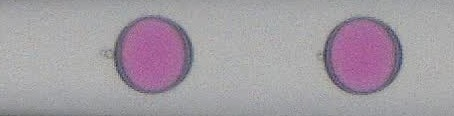
#> input picture data/Image1.jpg, 454 x 116 px, found by its file name
$ python autodetect.py
#> lines starting #> are read from the running program, lines starting #| are printed output that depends on the picture; after the words box and inside, x2 and y2 are one past the last pixel; in counts of white or black regions, pixels touching at a corner belong together
import cv2
import numpy as np
import matplotlib.pyplot as plt
from scipy.signal import find_peaks

# Step 1: 读取图像并转换为灰度图
img = cv2.imread("data/Image1.jpg")
#> img is the input picture: shape (116, 454, 3); mean B, G, R 162.8, 154.7, 162.7
gray = cv2.cvtColor(img, cv2.COLOR_BGR2GRAY)
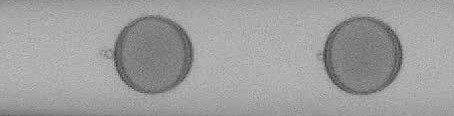
#> gray: shape (116, 454); min 40, max 197, mean 158

# Step 2: 计算灰度直方图
hist = cv2.calcHist([gray], [0], None, [256], [0, 256]).flatten()
#> hist = 256 values, max 2414 at index 172, min 0 at index 0, mean 205.7

# Step 3: 自动检测所有峰值
peaks, _ = find_peaks(hist, distance=10, prominence=100)
#> peaks = [126, 172]

# Step 4: 在每对相邻峰之间寻找谷值（最小值点）
valleys = []
for i in range(len(peaks) - 1):
    start, end = peaks[i], peaks[i+1]
    valley = np.argmin(hist[start:end]) + start
    valleys.append(valley)
#> this loop made 1 pass
#> (start, end, valley) on pass 1: (126, 172, 141)
#> after the loop, valleys = [141]

# Step 5: 选择最深谷值作为最佳阈值
valley_depths = [hist[peaks[i]] - hist[valleys[i]] for i in range(len(valleys))]
#> valley_depths = [411]
best_valley_index = np.argmax(valley_depths)
#> best_valley_index = 0
best_thresh = valleys[best_valley_index]
#> best_thresh = 141

# Step 6: 图像分割（灰度小于阈值为液滴）
mask = (gray < best_thresh).astype(np.uint8) * 255
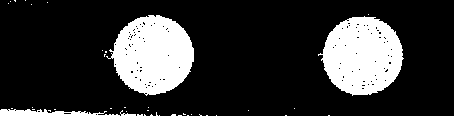
#> mask: shape (116, 454); 20% white; 41 white regions (37 under 20 px), largest, box (x1, y1, x2, y2) and area: (106, 15, 194, 96) 4956, (318, 16, 404, 96) 4921, (0, 109, 120, 116) 517, (120, 110, 136, 116) 37
# 反转 mask：白→黑，黑→白
inv = cv2.bitwise_not(mask)

# 找到所有连通域
num_labels, labels, stats, _ = cv2.connectedComponentsWithStats(inv)
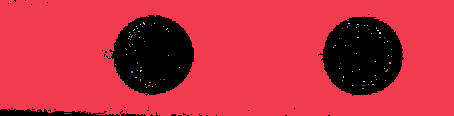
#> labels: shape (116, 454) int32; 99 distinct labels, from 0 to 98; one colour per label, 0 black
#> num_labels = 99; stats = 99 rows, first 6: [0, 0, 404, 116, 10524], [0, 0, 454, 116, 41988], [143, 22, 2, 3, 4], [154, 23, 1, 1, 1], [348, 23, 2, 1, 2], [140, 24, 1, 1, 1]

# 创建一个空白图，用于存放“洞”
holes = np.zeros_like(mask)

# 遍历所有连通域，保留那些被白色完全包围的区域
for i in range(1, num_labels):
    x, y, w, h, area = stats[i]
    # 如果连通域不接触边界，则它是一个“洞”
    if x > 0 and y > 0 and x + w < mask.shape[1] and y + h < mask.shape[0]:
        holes[labels == i] = 255
#> this loop made 98 passes
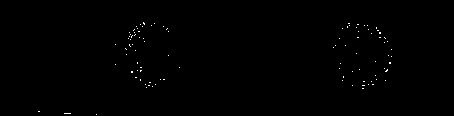
#> holes: shape (116, 454); 0.29% white in thin lines or dots, all inside (x1, y1, x2, y2) = (38, 22, 392, 115)

# 将洞填回白色区域
mask_filled = cv2.bitwise_or(mask, holes)
#> mask_filled: shape (116, 454); 20.3% white; 41 white regions (37 under 20 px), largest, box (x1, y1, x2, y2) and area: (106, 15, 194, 96) 5027, (318, 16, 404, 96) 4992, (0, 109, 120, 116) 527, (120, 110, 136, 116) 37


# Step 7: 可视化
fig, axs = plt.subplots(2, 2, figsize=(12, 10))

# Step A: 连通域分析（只保留两个最大连通域）
num_labels, labels, stats, _ = cv2.connectedComponentsWithStats(mask_filled)
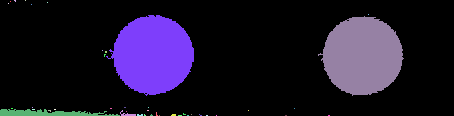
#> labels: shape (116, 454) int32; 42 distinct labels, from 0 to 41; one colour per label, 0 black
#> num_labels = 42; stats = 42 rows, first 6: [0, 0, 454, 116, 41988], [10, 1, 1, 1, 1], [14, 0, 2, 2, 3], [25, 0, 1, 1, 1], [8, 3, 1, 1, 1], [47, 2, 1, 1, 1]

areas = stats[1:, cv2.CC_STAT_AREA]
#> areas = 41 values, max 5027 at index 6, min 1 at index 0, mean 260.4
sorted_idx = np.argsort(areas)[::-1]
#> sorted_idx = 41 values, max 40 at index 22, min 0 at index 40, mean 20
keep_labels = sorted_idx[:2] + 1
#> keep_labels = [7, 9]

# Step B: 对每个连通域做最小外接圆（不会包含拖尾）
circles = []
for lbl in keep_labels:
    ys, xs = np.where(labels == lbl)
    pts = np.column_stack([xs, ys]).astype(np.float32)
    (cx, cy), r = cv2.minEnclosingCircle(pts)
    circles.append((cx, cy, r))
#> this loop made 2 passes
#> (lbl, cx, cy, r) on passes 1 to 2: (7, 149.7, 54.5, 43.76), (9, 360.5, 55.91, 42.55)
#> after the loop, circles = [(149.7, 54.5, 43.76), (360.5, 55.91, 42.55)]

# Step C: 可视化
vis = cv2.cvtColor(mask_filled, cv2.COLOR_GRAY2BGR)
for (cx, cy, r) in circles:
    cv2.circle(vis, (int(cx), int(cy)), int(r), (0,0,255), 2)
#> this loop made 2 passes
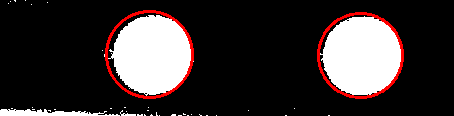
#> vis: shape (116, 454, 3); mean B, G, R 50.4, 50.4, 58.1

plt.figure(figsize=(8,6))
plt.imshow(vis)
plt.title("Droplets with Enclosing Circles (Tail Removed)")


# 原始灰度图
axs[0, 0].imshow(gray, cmap='gray')
axs[0, 0].set_title("Gray Image")
axs[0, 0].axis('off')

# 灰度直方图 + 标注峰和谷
axs[0, 1].plot(hist, color='black')
axs[0, 1].plot(peaks, hist[peaks], "ro", label="Peaks")
axs[0, 1].plot(valleys, hist[valleys], "bo", label="Valleys")
axs[0, 1].axvline(best_thresh, color='green', linestyle='--', label=f"Best Threshold = {best_thresh}")
axs[0, 1].set_title("Gray Histogram")
axs[0, 1].set_xlabel("Gray Level")
axs[0, 1].set_ylabel("Pixel Count")
axs[0, 1].legend()

# 分割掩膜
axs[1, 0].imshow(mask_filled, cmap='gray')
axs[1, 0].set_title("Segmentation Mask")
axs[1, 0].axis('off')

# 原图叠加分割结果
overlay = cv2.addWeighted(gray, 0.7, mask_filled, 0.3, 0)
axs[1, 1].imshow(overlay, cmap='gray')
axs[1, 1].set_title("Overlay Result")
axs[1, 1].axis('off')

plt.tight_layout()
plt.show()
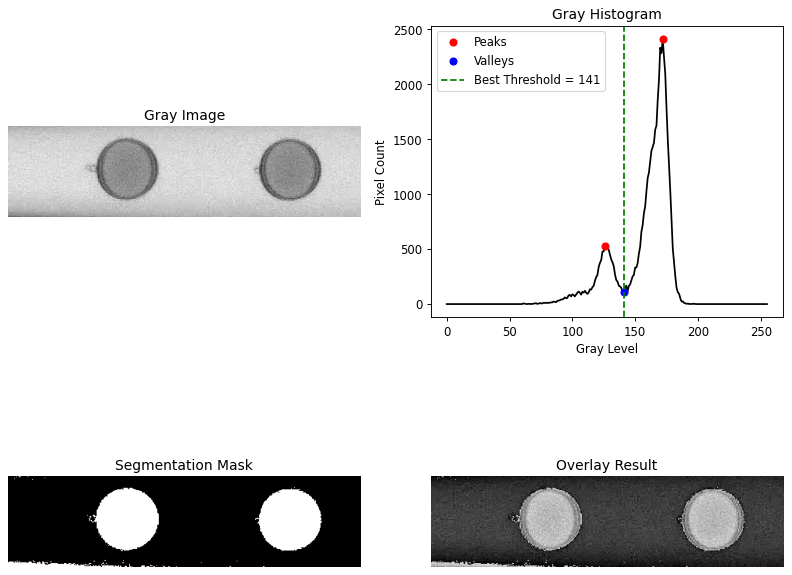
#> figure drawn by matplotlib, 4 panels; panel 2: curve peaks at x = 172, y = 2414

$ run again, with data/0%.jpg copied over data/Image1.jpg
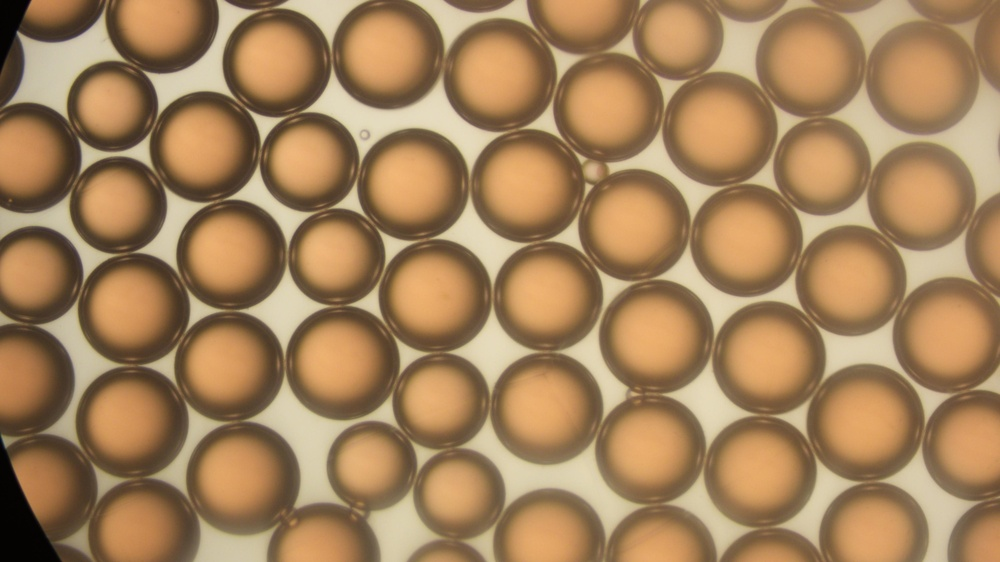
#> input picture data/0%.jpg, 1000 x 562 px, shrunk from 3840 x 2160 before the run, found by its file name
#> img is the input picture: shape (562, 1000, 3); mean B, G, R 91.4, 130.2, 164.4
#> hist = 256 values, max 5606 at index 176, min 0 at index 0, mean 2195.3
#> peaks = [3, 71, 103, 115, 137, 149, 176, 201, 217]
#> the loop `for i in range(len(peaks) - 1):` made 8 passes
#> (start, end, valley) on passes 1 to 8: (3, 71, 34), (71, 103, 75), (103, 115, 113), (115, 137, 136), (137, 149, 139), (149, 176, 150), (176, 201, 190), (201, 217, 215)
#> after the loop `for i in range(len(peaks) - 1):`: valleys = [34, 75, 113, 136, 139, 150, 190, 215]
#> valley_depths = [2258, 338, 1220, 1677, 153, 107, 3428, 2487]
#> best_valley_index = 6
#> best_thresh = 190
#> mask: shape (562, 1000); 87.8% white; 96 black regions (40 under 20 px), largest, box (x1, y1, x2, y2) and area: (308, 73, 500, 169) 5428, (471, 423, 632, 530) 4746, (260, 384, 350, 498) 3840
#> `num_labels, labels, stats, _ = cv2.connectedComponentsWithStats(inv)`: num_labels = 97; stats = 97 rows, first 6: [0, 0, 1000, 562, 493637], [149, 0, 103, 109, 2894], [281, 0, 83, 42, 1381], [411, 0, 118, 48, 1743], [29, 23, 89, 88, 3361], [715, 23, 44, 55, 1599]
#> the loop `for i in range(1, num_labels):` made 96 passes
#> (x, y, w, h, area) on passes 1, 2, 3, 4, 5, 7, 8, 10: (149, 0, 103, 109, 2894), (281, 0, 83, 42, 1381), (411, 0, 118, 48, 1743), (29, 23, 89, 88, 3361), (715, 23, 44, 55, 1599), (620, 39, 14, 15, 125), (554, 51, 22, 26, 266), (308, 73, 192, 96, 5428)
#> mask_filled: shape (562, 1000); 97.3% white; 8 black regions (1 under 20 px), largest, box (x1, y1, x2, y2) and area: (938, 103, 1000, 196) 2952, (149, 0, 252, 109) 2894, (892, 456, 961, 562) 2589
#> `num_labels, labels, stats, _ = cv2.connectedComponentsWithStats(mask_f..`:
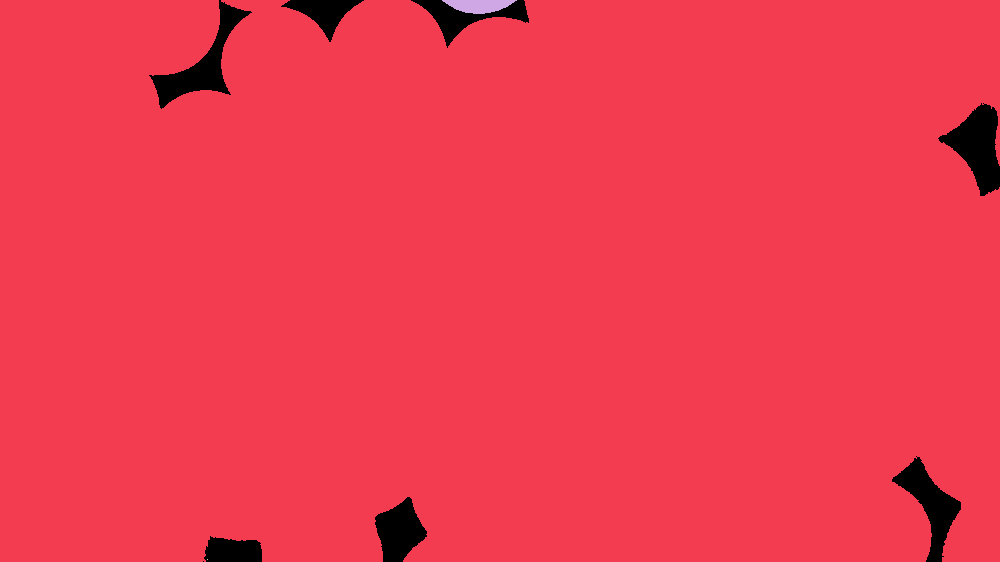
#> labels: shape (562, 1000) int32; 4 distinct labels, from 0 to 3; one colour per label, 0 black
#> `num_labels, labels, stats, _ = cv2.connectedComponentsWithStats(mask_f..`: num_labels = 4; stats = [[149, 0, 851, 562, 14920], [0, 0, 1000, 562, 546359], [442, 0, 75, 14, 720], [207, 559, 1, 1, 1]]
#> areas = [546359, 720, 1]
#> sorted_idx = [0, 1, 2]
#> keep_labels = [1, 2]
#> the loop `for lbl in keep_labels:` made 2 passes
#> (cx, cy, r) on passes 1 to 2: (499.5, 280.5, 572.9), (479, 0, 37)
#> after the loop `for lbl in keep_labels:`: circles = [(499.5, 280.5, 572.9), (479, 0, 37)]
#> the loop `for (cx, cy, r) in circles:` made 2 passes
#> `plt.show()`:
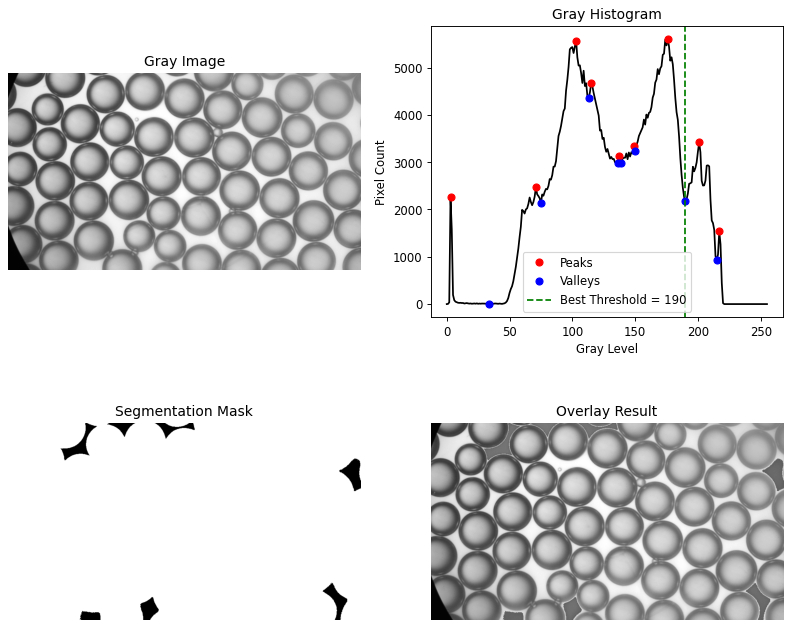
#> figure drawn by matplotlib, 4 panels; panel 2: curve peaks at x = 176, y = 5606

$ run again, with data/100r.jpg copied over data/Image1.jpg
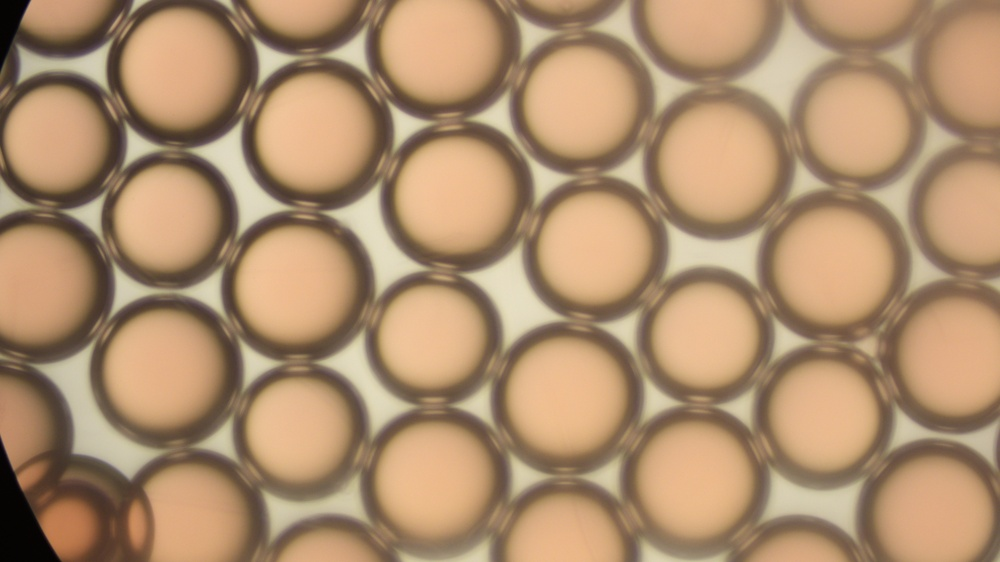
#> input picture data/100r.jpg, 1000 x 562 px, shrunk from 3840 x 2160 before the run, found by its file name
#> img is the input picture: shape (562, 1000, 3); mean B, G, R 110.5, 142.8, 174.7
#> hist = 256 values, max 9279 at index 195, min 0 at index 0, mean 2195.3
#> peaks = [4, 110, 124, 180, 195, 212]
#> the loop `for i in range(len(peaks) - 1):` made 5 passes
#> (start, end, valley) on passes 1 to 5: (4, 110, 40), (110, 124, 121), (124, 180, 142), (180, 195, 182), (195, 212, 209)
#> after the loop `for i in range(len(peaks) - 1):`: valleys = [40, 121, 142, 182, 209]
#> valley_depths = [2875, 478, 1298, 577, 8470]
#> best_valley_index = 4
#> best_thresh = 209
#> mask: shape (562, 1000); 98.1% white; 21 black regions (5 under 20 px), largest, box (x1, y1, x2, y2) and area: (476, 257, 550, 336) 2568, (343, 195, 413, 281) 2097, (206, 135, 275, 221) 1744
#> `num_labels, labels, stats, _ = cv2.connectedComponentsWithStats(inv)`:
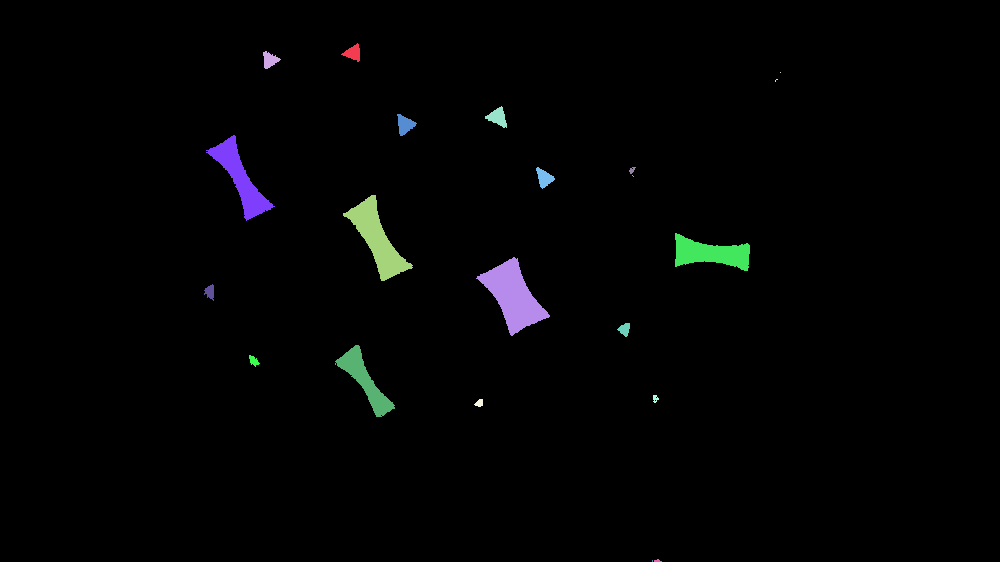
#> labels: shape (562, 1000) int32; 22 distinct labels, from 0 to 21; one colour per label, 0 black
#> `num_labels, labels, stats, _ = cv2.connectedComponentsWithStats(inv)`: num_labels = 22; stats = 22 rows, first 6: [0, 0, 1000, 562, 551144], [341, 43, 19, 19, 192], [263, 51, 18, 18, 184], [780, 72, 1, 1, 1], [775, 79, 3, 3, 4], [485, 106, 22, 22, 255]
#> the loop `for i in range(1, num_labels):` made 21 passes
#> (x, y, w, h, area) on passes 1, 2, 5, 6, 7, 8, 9, 11: (341, 43, 19, 19, 192), (263, 51, 18, 18, 184), (485, 106, 22, 22, 255), (397, 114, 20, 22, 247), (206, 135, 69, 86, 1744), (536, 167, 19, 22, 221), (629, 167, 7, 7, 28), (343, 195, 70, 86, 2097)
#> mask_filled: shape (562, 1000); 100% white; 2 black regions (2 under 20 px)
#> `num_labels, labels, stats, _ = cv2.connectedComponentsWithStats(mask_f..`: num_labels = 2; stats = [[652, 559, 10, 3, 18], [0, 0, 1000, 562, 561982]]
#> areas = [561982]
#> sorted_idx = [0]
#> keep_labels = [1]
#> the loop `for lbl in keep_labels:` made 1 pass
#> (cx, cy, r) on pass 1: (499.5, 280.5, 572.9)
#> after the loop `for lbl in keep_labels:`: circles = [(499.5, 280.5, 572.9)]
#> the loop `for (cx, cy, r) in circles:` made 1 pass
#> `plt.show()`:
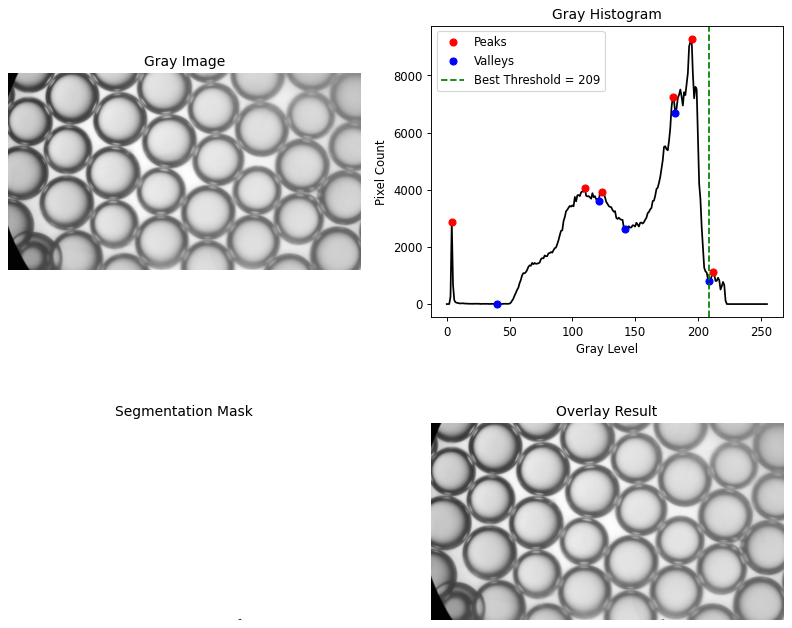
#> figure drawn by matplotlib, 4 panels; panel 2: curve peaks at x = 195, y = 9279

$ run again, with data/20%.jpg copied over data/Image1.jpg
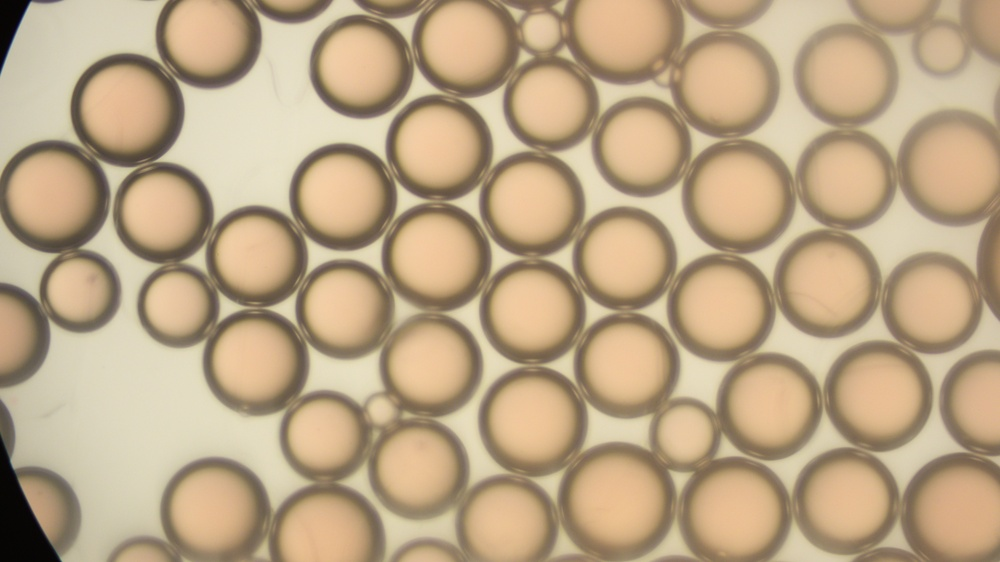
#> input picture data/20%.jpg, 1000 x 562 px, shrunk from 3840 x 2160 before the run, found by its file name
#> img is the input picture: shape (562, 1000, 3); mean B, G, R 133.5, 165.3, 187.9
#> hist = 256 values, max 9986 at index 198, min 0 at index 0, mean 2195.3
#> peaks = [6, 117, 183, 198, 217]
#> the loop `for i in range(len(peaks) - 1):` made 4 passes
#> (start, end, valley) on passes 1 to 4: (6, 117, 47), (117, 183, 155), (183, 198, 184), (198, 217, 214)
#> after the loop `for i in range(len(peaks) - 1):`: valleys = [47, 155, 184, 214]
#> valley_depths = [2214, 1398, 191, 5937]
#> best_valley_index = 3
#> best_thresh = 214
#> mask: shape (562, 1000); 92.3% white; 105 black regions (79 under 20 px), largest, box (x1, y1, x2, y2) and area: (173, 20, 390, 211) 17857, (86, 320, 285, 481) 14129, (312, 355, 377, 394) 1753
#> `num_labels, labels, stats, _ = cv2.connectedComponentsWithStats(inv)`: num_labels = 106; stats = 106 rows, first 6: [0, 0, 1000, 562, 518659], [330, 0, 19, 14, 91], [351, 7, 1, 1, 1], [349, 9, 2, 1, 2], [328, 15, 2, 1, 2], [328, 17, 1, 1, 1]
#> the loop `for i in range(1, num_labels):` made 105 passes
#> (x, y, w, h, area) on passes 1, 6, 8, 10, 13, 15, 19, 22: (330, 0, 19, 14, 91), (173, 20, 217, 191, 17857), (411, 77, 20, 19, 193), (474, 95, 46, 61, 965), (770, 116, 32, 34, 605), (565, 146, 63, 65, 1293), (317, 184, 4, 7, 20), (400, 190, 16, 18, 151)
#> mask_filled: shape (562, 1000); 100% white; 1 black region, box (x1, y1, x2, y2) and area: (330, 0, 349, 14) 91
#> `num_labels, labels, stats, _ = cv2.connectedComponentsWithStats(mask_f..`: num_labels = 2; stats = [[330, 0, 19, 14, 91], [0, 0, 1000, 562, 561909]]
#> areas = [561909]
#> sorted_idx = [0]
#> keep_labels = [1]
#> the loop `for lbl in keep_labels:` made 1 pass
#> (cx, cy, r) on pass 1: (499.5, 280.5, 572.9)
#> after the loop `for lbl in keep_labels:`: circles = [(499.5, 280.5, 572.9)]
#> the loop `for (cx, cy, r) in circles:` made 1 pass
#> `plt.show()`:
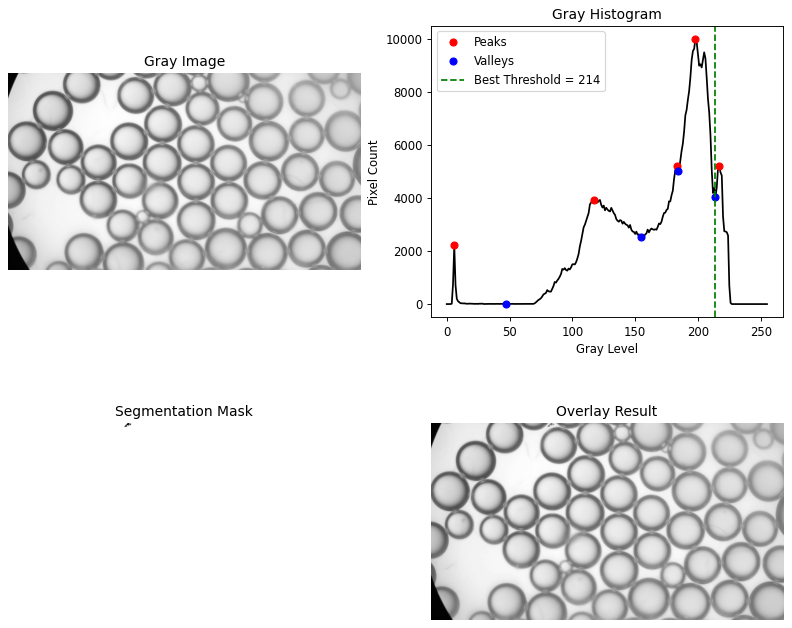
#> figure drawn by matplotlib, 4 panels; panel 2: curve peaks at x = 198, y = 9986
